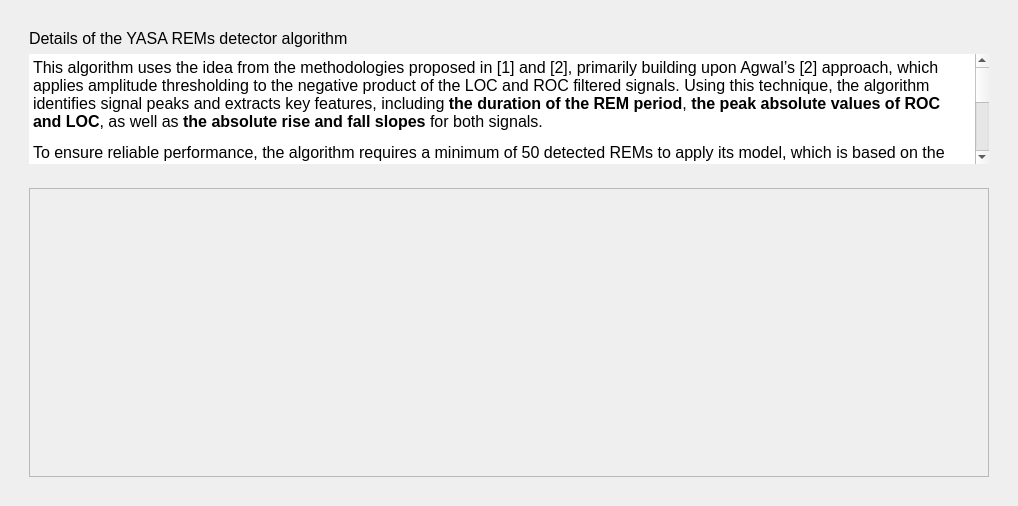
<?xml version="1.0" encoding="UTF-8"?>
<ui version="4.0">
 <class>AlgorithmDetail</class>
 <widget class="QWidget" name="AlgorithmDetail">
  <property name="geometry">
   <rect>
    <x>0</x>
    <y>0</y>
    <width>1018</width>
    <height>506</height>
   </rect>
  </property>
  <property name="windowTitle">
   <string/>
  </property>
  <property name="styleSheet">
   <string>font: 10pt &quot;Roboto-Regular&quot;;</string>
  </property>
  <layout class="QGridLayout" name="gridLayout_2">
   <item row="0" column="0">
    <layout class="QVBoxLayout" name="verticalLayout">
     <item>
      <widget class="QFrame" name="frame">
       <property name="frameShape">
        <enum>QFrame::Shape::NoFrame</enum>
       </property>
       <property name="frameShadow">
        <enum>QFrame::Shadow::Raised</enum>
       </property>
       <property name="lineWidth">
        <number>0</number>
       </property>
       <layout class="QVBoxLayout" name="verticalLayout_2" stretch="1,2">
        <item>
         <widget class="QFrame" name="frame_2">
          <property name="sizePolicy">
           <sizepolicy hsizetype="Expanding" vsizetype="Expanding">
            <horstretch>0</horstretch>
            <verstretch>0</verstretch>
           </sizepolicy>
          </property>
          <property name="frameShape">
           <enum>QFrame::Shape::NoFrame</enum>
          </property>
          <property name="frameShadow">
           <enum>QFrame::Shadow::Raised</enum>
          </property>
          <property name="lineWidth">
           <number>0</number>
          </property>
          <layout class="QVBoxLayout" name="verticalLayout_3">
           <item>
            <widget class="QLabel" name="label">
             <property name="lineWidth">
              <number>0</number>
             </property>
             <property name="text">
              <string>&lt;html&gt;&lt;head/&gt;&lt;body&gt;&lt;p&gt;&lt;span style=&quot; font-size:12pt;&quot;&gt;Details of the YASA REMs detector algorithm&lt;/span&gt;&lt;/p&gt;&lt;/body&gt;&lt;/html&gt;</string>
             </property>
            </widget>
           </item>
           <item>
            <widget class="QTextEdit" name="textEdit">
             <property name="frameShape">
              <enum>QFrame::Shape::NoFrame</enum>
             </property>
             <property name="lineWidth">
              <number>0</number>
             </property>
             <property name="readOnly">
              <bool>true</bool>
             </property>
             <property name="html">
              <string>&lt;!DOCTYPE HTML PUBLIC &quot;-//W3C//DTD HTML 4.0//EN&quot; &quot;http://www.w3.org/TR/REC-html40/strict.dtd&quot;&gt;
&lt;html&gt;&lt;head&gt;&lt;meta name=&quot;qrichtext&quot; content=&quot;1&quot; /&gt;&lt;meta charset=&quot;utf-8&quot; /&gt;&lt;style type=&quot;text/css&quot;&gt;
p, li { white-space: pre-wrap; }
hr { height: 1px; border-width: 0; }
li.unchecked::marker { content: &quot;\2610&quot;; }
li.checked::marker { content: &quot;\2612&quot;; }
&lt;/style&gt;&lt;/head&gt;&lt;body style=&quot; font-family:'Roboto-Regular'; font-size:10pt; font-weight:400; font-style:normal;&quot;&gt;
&lt;p style=&quot; margin-top:12px; margin-bottom:12px; margin-left:0px; margin-right:0px; -qt-block-indent:0; text-indent:0px;&quot;&gt;&lt;span style=&quot; font-size:12pt;&quot;&gt;This algorithm uses the idea from the methodologies proposed in [1] and [2], primarily building upon Agwal’s [2] approach, which applies amplitude thresholding to the negative product of the LOC and ROC filtered signals. Using this technique, the algorithm identifies signal peaks and extracts key features, including &lt;/span&gt;&lt;span style=&quot; font-size:12pt; font-weight:700;&quot;&gt;the duration of the REM period&lt;/span&gt;&lt;span style=&quot; font-size:12pt;&quot;&gt;, &lt;/span&gt;&lt;span style=&quot; font-size:12pt; font-weight:700;&quot;&gt;the peak absolute values of ROC and LOC&lt;/span&gt;&lt;span style=&quot; font-size:12pt;&quot;&gt;, as well as &lt;/span&gt;&lt;span style=&quot; font-size:12pt; font-weight:700;&quot;&gt;the absolute rise and fall slopes&lt;/span&gt;&lt;span style=&quot; font-size:12pt;&quot;&gt; for both signals.&lt;/span&gt;&lt;/p&gt;
&lt;p style=&quot; margin-top:12px; margin-bottom:12px; margin-left:0px; margin-right:0px; -qt-block-indent:0; text-indent:0px;&quot;&gt;&lt;span style=&quot; font-size:12pt;&quot;&gt;To ensure reliable performance, the algorithm requires a minimum of 50 detected REMs to apply its model, which is based on the IsolationForest random forest classifier. Additionally, if the user selects the &amp;quot;remove outlier&amp;quot; option as &lt;/span&gt;&lt;span style=&quot; font-size:12pt; font-style:italic;&quot;&gt;True&lt;/span&gt;&lt;span style=&quot; font-size:12pt;&quot;&gt;, any outliers detected after applying the IsolationForest will be excluded from the final detection results.&lt;/span&gt;&lt;/p&gt;
&lt;p style=&quot; margin-top:12px; margin-bottom:12px; margin-left:0px; margin-right:0px; -qt-block-indent:0; text-indent:0px;&quot;&gt;&lt;span style=&quot; font-size:12pt; font-weight:600;&quot;&gt;Usage points&lt;/span&gt;&lt;/p&gt;
&lt;p style=&quot; margin-top:12px; margin-bottom:12px; margin-left:0px; margin-right:0px; -qt-block-indent:0; text-indent:0px;&quot;&gt;&lt;span style=&quot; font-size:12pt;&quot;&gt;- All output parameters of this algorithm are computed using the filtered LOC and ROC signals. The filtering process is based on the thresholds defined in the &lt;/span&gt;&lt;span style=&quot; font-size:12pt; font-style:italic;&quot;&gt;DetectionStep&lt;/span&gt;&lt;span style=&quot; font-size:12pt;&quot;&gt;.&lt;/span&gt;&lt;/p&gt;
&lt;p style=&quot; margin-top:12px; margin-bottom:12px; margin-left:0px; margin-right:0px; -qt-block-indent:0; text-indent:0px;&quot;&gt;&lt;span style=&quot; font-size:12pt;&quot;&gt;- For optimal results, the user should apply this detection only to artifact-free REM sleep data.&lt;/span&gt;&lt;/p&gt;&lt;/body&gt;&lt;/html&gt;</string>
             </property>
            </widget>
           </item>
          </layout>
         </widget>
        </item>
        <item>
         <widget class="QFrame" name="frame_3">
          <property name="sizePolicy">
           <sizepolicy hsizetype="Expanding" vsizetype="Expanding">
            <horstretch>0</horstretch>
            <verstretch>0</verstretch>
           </sizepolicy>
          </property>
          <property name="frameShape">
           <enum>QFrame::Shape::NoFrame</enum>
          </property>
          <property name="frameShadow">
           <enum>QFrame::Shadow::Raised</enum>
          </property>
          <layout class="QVBoxLayout" name="verticalLayout_4">
           <item>
            <widget class="QScrollArea" name="scrollArea">
             <property name="widgetResizable">
              <bool>true</bool>
             </property>
             <widget class="QWidget" name="scrollAreaWidgetContents">
              <property name="geometry">
               <rect>
                <x>0</x>
                <y>0</y>
                <width>1338</width>
                <height>476</height>
               </rect>
              </property>
              <layout class="QVBoxLayout" name="verticalLayout_5">
               <property name="sizeConstraint">
                <enum>QLayout::SizeConstraint::SetNoConstraint</enum>
               </property>
               <item>
                <widget class="QLabel" name="label_2">
                 <property name="text">
                  <string/>
                 </property>
                 <property name="pixmap">
                  <pixmap resource="Detail_res_rc.qrc">:/image/Eyes_movement.PNG</pixmap>
                 </property>
                </widget>
               </item>
              </layout>
             </widget>
            </widget>
           </item>
          </layout>
         </widget>
        </item>
       </layout>
      </widget>
     </item>
    </layout>
   </item>
  </layout>
 </widget>
 <resources>
  <include location="Detail_res_rc.qrc"/>
 </resources>
 <connections/>
 <slots>
  <slot>on_choose()</slot>
  <slot>on_active_validation()</slot>
 </slots>
</ui>
